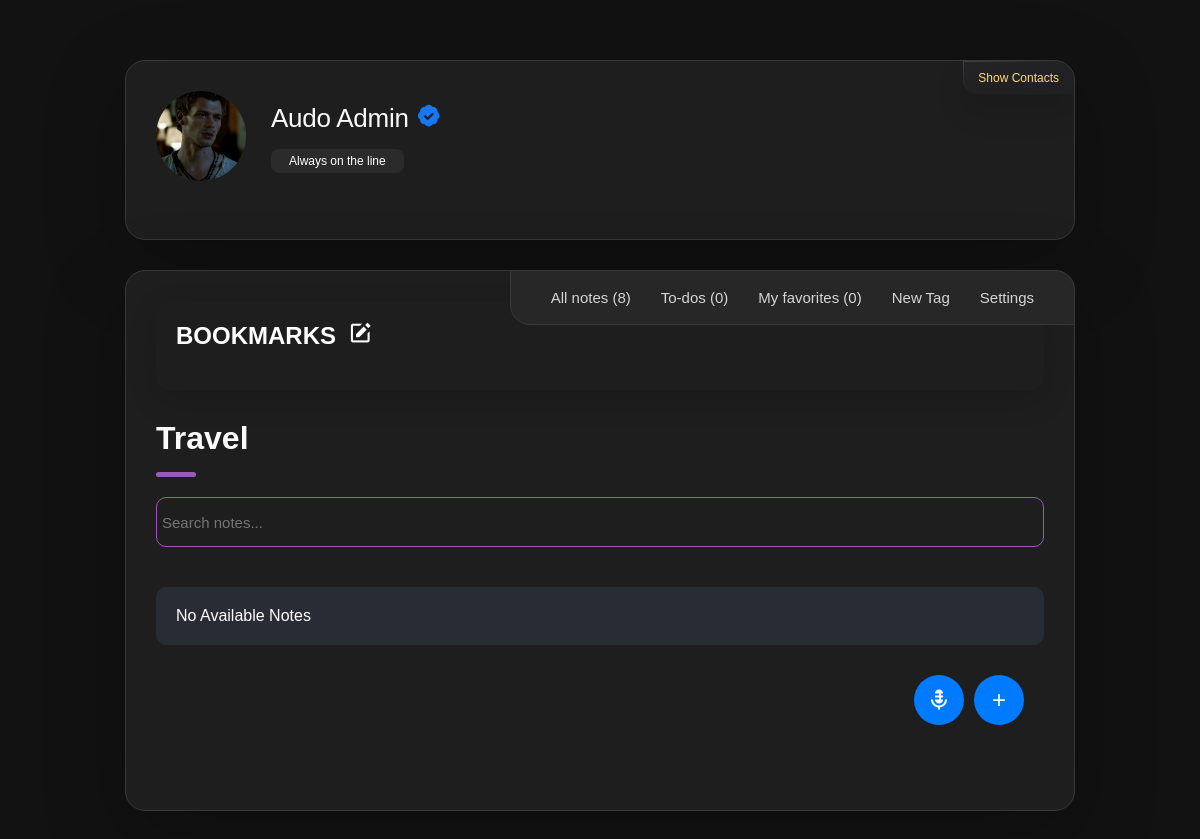
The page /tag/12 (signed in) on the database its author committed.
### website/models.py (models this page shows, shortened)
class User(db.Model, UserMixin):
    id = db.Column(db.Integer, primary_key=True)
    email = db.Column(db.String(150), unique=True)
    password = db.Column(db.String(255))
    first_name = db.Column(db.String(225))
    second_name = db.Column(db.String(225))
    full_name = db.Column(db.String(255))
    profile_picture = db.Column(db.String(255), nullable=True)
    cover_picture = db.Column(db.String(255), nullable=True)
    user_name = db.Column(db.String(255))
    phone_number = db.Column(db.String(20))
    country_code = db.Column(db.String(10), default="+254")
    bio = db.Column(db.String(255))
    time_zone = db.Column(db.String(255))
    date_birth = db.Column(db.String(255))
    gender = db.Column(db.String(255))
    generated_color = db.Column(db.String(7))
    is_2fa_enabled = db.Column(db.Boolean, default=False)
    otp_secret = db.Column(db.String(32), nullable=True)
    temp_otp = db.Column(db.String(32), nullable=True)
    otp_method = db.Column(db.String(10), default='app')
    is_active = db.Column(db.Boolean, default=True)
    is_admin = db.Column(db.Boolean, default=False)
    email_verified = db.Column(db.Boolean, default=False)
    note_tags = db.relationship(
        "NoteTag", back_populates="user", cascade="all, delete-orphan"
    )
    notes = db.relationship("Note", back_populates="user", cascade="all, delete-orphan")
    password_reset_tokens = db.relationship(
        "PasswordResetToken", back_populates="user", cascade="all, delete-orphan"
    )
    notifications = db.relationship(
        "Notification", back_populates="user", cascade="all, delete-orphan"
    )
    todos = db.relationship("ToDo", back_populates="user", cascade="all, delete-orphan")
    email_preferences = db.relationship(
        "EmailPreferences",
        uselist=False,
        back_populates="user",
        cascade="all, delete-orphan",
    )
    push_preferences = db.relationship(
        "PushPreferences",
        uselist=False,
        back_populates="user",
        cascade="all, delete-orphan",
    )
    email_verification_tokens = db.relationship(
        "EmailVerificationToken", back_populates="user", cascade="all, delete-orphan"
    )

class NoteTag(db.Model):
    id = db.Column(db.Integer, primary_key=True)
    name = db.Column(db.String(100), nullable=False)
    color = db.Column(db.String(7), nullable=False, default="#000000")
    user_id = db.Column(db.Integer, db.ForeignKey("user.id"), nullable=False)
    created_at = db.Column(db.DateTime, default=datetime.utcnow)
    user = db.relationship("User", back_populates="note_tags")
    notes = db.relationship("Note", back_populates="tag", cascade="all, delete-orphan")

### website/views.py (the view)
@views.route("/tag/<int:tag_id>", defaults={"note_id": None})
@views.route("/tag/<int:tag_id>/note/<int:note_id>")
@login_required
def tag_notes(tag_id, note_id):
    tag = NoteTag.query.get_or_404(tag_id)
    notes = (
        Note.query.filter_by(tag_id=tag_id, user_id=current_user.id)
        .order_by(db.desc(db.func.coalesce(Note.updated_at, Note.created_at)))
        .all()
    )
    tags = NoteTag.query.filter_by(user_id=current_user.id).all()
    tags_with_counts = []
    for t in tags:
        note_count = Note.query.filter_by(tag_id=t.id, user_id=current_user.id).count()
        tags_with_counts.append(
            {"id": t.id, "name": t.name, "color": t.color, "note_count": note_count}
        )
    note = None
    if note_id:
        note = Note.query.get_or_404(note_id)
    return render_template(
        "tag_notes.html", tag=tag, notes=notes, tags=tags_with_counts, note=note
    )

### website/templates/tag_notes.html (shortened to what this page needs)
<!DOCTYPE html>
<html lang="en">
  <head>
    <link
      rel="stylesheet"
      href="https://cdnjs.cloudflare.com/ajax/libs/font-awesome/5.15.4/css/all.min.css"
    />
    <link
      href="https://unpkg.com/boxicons@2.1.4/css/boxicons.min.css"
      rel="stylesheet"
    />
    <link
      rel="stylesheet"
      href="{{ url_for('static', filename='css/tag_notes.css') }}"
    />
  </head>
  <body>
    <main>
      <aside class="sidebar" data-sidebar>
        <div class="sidebar-info">
          <figure class="avatar-box">
            {% if current_user.profile_picture %}
            <img
              src="/static/profile_pics/{{ current_user.profile_picture }}"
              alt="Profile Picture"
              class="profile-image"
            />
            {% else %}
            <i
              class="fas fa-5x"
              style="--background-: {{ current_user.generated_color }}"
              >{{ current_user.first_name[0] }}</i
            >
            {% endif %}
          </figure>
          <div class="info-content">
            <h1 class="name" title="{{ current_user.full_name }}">
              {{ current_user.full_name }} {% if current_user.email_verified %}
              <i class="bx bxs-badge-check" style="color: #1877f2"></i>
              {% endif %}
            </h1>
            <p class="title" title="{{ current_user.bio }}">
              {% if current_user.bio %} {{ current_user.bio }} {% endif %}
            </p>
          </div>
          <button class="info_more-btn" data-sidebar-btn>
            <span>Show Contacts</span>
          </button>
        </div>
      </aside>
      <div class="main-content">
        <nav class="navbar">
          <ul class="navbar-list">
            <li class="navbar-item">
              <a href="/user_home" class="navbar-link">
                <p>
                  All notes
                  <span
                    style="--background-: {{ current_user.generated_color }}"
                  >
                    ({{ current_user.notes|length }})
                  </span>
                </p>
              </a>
            </li>
            <li class="navbar-item">
              <a
                href="{{ url_for('views.show_todo_page') }}"
                class="navbar-link"
              >
                <p style="--background-: {{ current_user.generated_color }}">
                  To-dos
                  <span> (<span id="todoCount">0</span>)</span>
                </p>
              </a>
            </li>
            <li class="navbar-item">
              <a href="/favorites" class="navbar-link" id="favoriteLink">
                <p style="--background-: {{ current_user.generated_color }}">
                  My favorites
                  <span> (<span id="favoriteCount">0</span>) </span>
                </p>
              </a>
            </li>
            <li class="navbar-item">
              {% if current_user.email_verified %}
              <a
                href="#"
                class="navbar-link new-tag"
                style="--background-: {{ current_user.generated_color }}"
                ><p>New Tag</p></a
              >
              {% endif %}
            </li>
            <li class="navbar-item">
              <a
                href="{{url_for('views.settings')}}"
                class="navbar-link"
                style="--background-: {{ current_user.generated_color }}"
              >
                <p>Settings</p>
              </a>
            </li>
          </ul>
        </nav>
        <article class="about active" id="tags">
          <section class="testimonials">
            <div class="tags">
              <p class="section-title">
                BOOKMARKS {% if current_user.email_verified %}
                <a href="" class="edit-notes" title="edit tags"
                  ><i class="bx bxs-edit"></i
                ></a>
                {% endif %}
              </p>
            </div>
          </section>
          <header>
            <h2 class="h2 article-title" style="--bookmark-: {{ tag.color }}">
              {{ tag.name }}
            </h2>
          </header>
          <section class="about-text">
            <div class="search">
              <input
                style="--bookmark-: {{ tag.color }}"
                type="text"
                data-tag-id="{{ tag.id }}"
                id="searchInput"
                placeholder="Search notes..."
                class="input-search"
                autocomplete="off"
              />
            </div>
          </section>
          <section class="service">
            <div class="notes-list" style="--bookmark-: {{ tag.color }}">
              <ul id="notesList" data-color="{{current_user.generated_color}}">
                {% if notes %} {% for note in notes %}
                <li
                  data-note-id="{{ note.id }}"
                  data-tag-color="{{ note.tag.color }}"
                  class="note-item"
                  style="--background-: {{ current_user.generated_color }}"
                >
                  <div class="note-header">
                    <h3>{{ note.title.split('\n')[0][:13] }} ...</h3>
                    <span class="note-tag"
                      >Tag: {{ note.tag.name.split('\n')[0][:20] }}</span
                    >
                  </div>
                  <pre class="note-content">
{{ note.content | striptags  | truncate(20, True, '...')}}</pre
                  >
                  <p class="note-time">
                    {% if note.updated_at %} Updated at: {{
                    note.updated_at.strftime('%Y-%m-%d %H:%M') }} {% else %}
                    Created at: {{ note.created_at.strftime('%Y-%m-%d %H:%M') }}
                    {% endif %}
                  </p>
                </li>
                <hr />
                {% endfor %} {% else %}
                <p class="no-notes">No Available Notes</p>
                {% endif %}
              </ul>
              <div class="add-note-toggle">
                <a
                  href="{{ url_for('views.show_add_note', tag_id=tag.id) }}"
                  style="--background-: {{ current_user.generated_color }}"
                  class="toggle-add"
                  >+</a
                >
              </div>
              <div class="speech-text">
                <a
                  href="{{ url_for('views.show_add_note', tag_id=tag.id) }}"
                  style="--background-: {{ current_user.generated_color }}"
                  class="speech-text-toggle-add"
                  ><i class="bx bxs-microphone-alt" title="Speech-Text"></i
                ></a>
              </div>
            </div>
          </section>
        </article>
      </div>
    </main>
  </body>
</html>

### rows shown on the page
User: profile_picture (picture), full_name "Audo Admin", bio "Always on the line"
NoteTag: name "Travel"

### other values the page prints
{{ current_user.notes|length }} "8"
